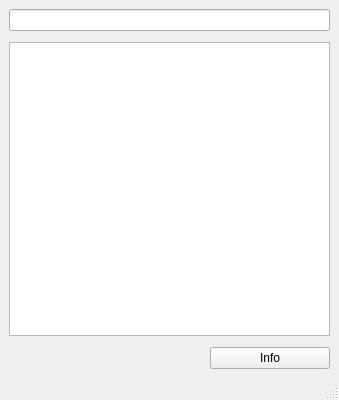
<?xml version="1.0" encoding="UTF-8"?>
<ui version="4.0">
 <class>MainWindow</class>
 <widget class="QMainWindow" name="MainWindow">
  <property name="geometry">
   <rect>
    <x>0</x>
    <y>0</y>
    <width>339</width>
    <height>400</height>
   </rect>
  </property>
  <property name="sizePolicy">
   <sizepolicy hsizetype="Preferred" vsizetype="Preferred">
    <horstretch>0</horstretch>
    <verstretch>0</verstretch>
   </sizepolicy>
  </property>
  <property name="minimumSize">
   <size>
    <width>200</width>
    <height>400</height>
   </size>
  </property>
  <property name="windowTitle">
   <string>Host information</string>
  </property>
  <widget class="QWidget" name="centralwidget">
   <layout class="QVBoxLayout" name="verticalLayout">
    <item>
     <widget class="QLineEdit" name="lineEdit"/>
    </item>
    <item>
     <spacer name="verticalSpacer">
      <property name="orientation">
       <enum>Qt::Vertical</enum>
      </property>
      <property name="sizeType">
       <enum>QSizePolicy::Maximum</enum>
      </property>
      <property name="sizeHint" stdset="0">
       <size>
        <width>5</width>
        <height>5</height>
       </size>
      </property>
     </spacer>
    </item>
    <item>
     <widget class="QTextEdit" name="textEdit"/>
    </item>
    <item>
     <spacer name="verticalSpacer_2">
      <property name="orientation">
       <enum>Qt::Vertical</enum>
      </property>
      <property name="sizeType">
       <enum>QSizePolicy::Maximum</enum>
      </property>
      <property name="sizeHint" stdset="0">
       <size>
        <width>5</width>
        <height>5</height>
       </size>
      </property>
     </spacer>
    </item>
    <item>
     <widget class="QPushButton" name="pushButton">
      <property name="enabled">
       <bool>true</bool>
      </property>
      <property name="sizePolicy">
       <sizepolicy hsizetype="Maximum" vsizetype="Maximum">
        <horstretch>150</horstretch>
        <verstretch>15</verstretch>
       </sizepolicy>
      </property>
      <property name="minimumSize">
       <size>
        <width>26</width>
        <height>16</height>
       </size>
      </property>
      <property name="maximumSize">
       <size>
        <width>120</width>
        <height>16777215</height>
       </size>
      </property>
      <property name="layoutDirection">
       <enum>Qt::RightToLeft</enum>
      </property>
      <property name="text">
       <string>Info</string>
      </property>
     </widget>
    </item>
   </layout>
  </widget>
  <widget class="QMenuBar" name="menubar">
   <property name="geometry">
    <rect>
     <x>0</x>
     <y>0</y>
     <width>339</width>
     <height>23</height>
    </rect>
   </property>
  </widget>
  <widget class="QStatusBar" name="statusbar"/>
 </widget>
 <resources/>
 <connections/>
</ui>
